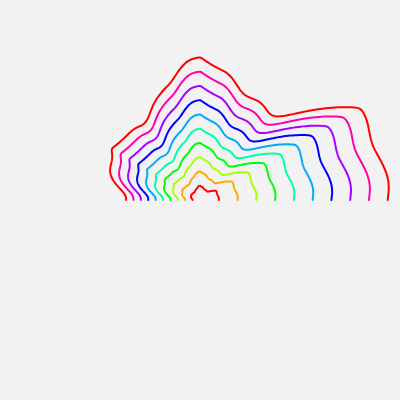
Frame 1 (no input)
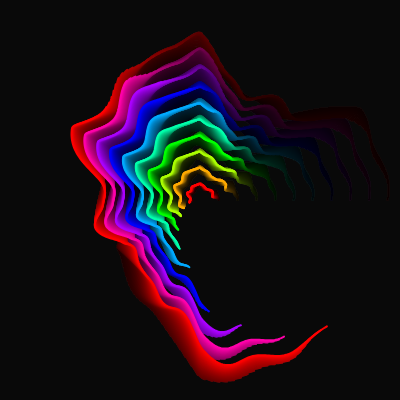
Frame 60 (no input)
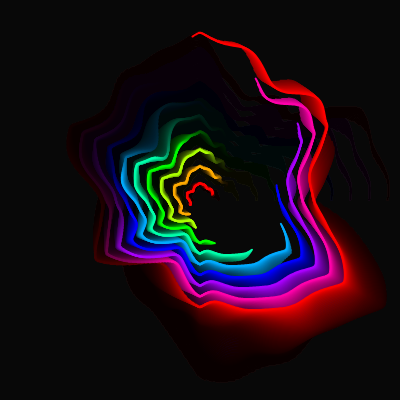
Frame 120 (the mouse pressed at the canvas centre since frame 60)

The p5.js sketch that drew these frames (run headless with seeded random() and noise() and a simulated clock; from frame 60 on, the mouse is pressed at the canvas centre):

// p5.js sketch
// ── sketch.js
/*
 * Author: Juan Carlos Ponce Campuzano
 * Date: 03/Jun/2024
 * Site: https://www.dynamicmath.xyz
 * Video: https://youtu.be/vqGeaY188Ew
 */
 
let t = 0, speed = 0.004;
let noiseMax = 1.1;
let aoff = 0;

function setup() {
  createCanvas(400, 400);
  colorMode(HSB, 1, 1, 1, 1);
}

function draw() {
  background(0, 0, 0, 0.05);

  for (let j = 1; j <= 10; j++) {
    let hue = map(j, 1, 10, 0, 1)
    stroke(hue, 1, 1);
    hexagonalCurve(50, 2.5, 3, j, j * t, PI + j * t);
  }

  t += speed;
  if(t >= TWO_PI) t = 0;
  
  aoff += 0.01;
}

/*
  Hexagonal curve with noise
  https://p5js.org/reference/#/p5/noise
  Defined on the interval [startT, endT]
  Main parameters: n, k, m
*/
function hexagonalCurve(n, k, m, size, startT, endT) {
  noFill();
  strokeWeight(2);
  let view = 70; 
  let x, y;
  beginShape();
  for (let i = startT; i <= endT; i += 0.01) {
    
    let v = pow(
      pow(cos((m * i) / 2), n) + pow(sin((m * i) / 2), n),
      1 / (k * n)
    );
    
    let xoff = map(cos(i), -1, 1, 0, noiseMax) +
        			 map(cos(aoff), -1, 1, 0, noiseMax);
    let yoff = map(sin(i), -1, 1, 0, noiseMax) +
        			 map(sin(aoff), -1, 1, 0, noiseMax);
    let r = map(noise(xoff, yoff), 0, 1, 0, 10);
    
    x = map(cos(i) * (size * r / v), -view, view, 0, width);
    y = map(sin(i) * (size * r / v), -view, view, height, 0);
    vertex(x, y);
  }
  endShape();
}
